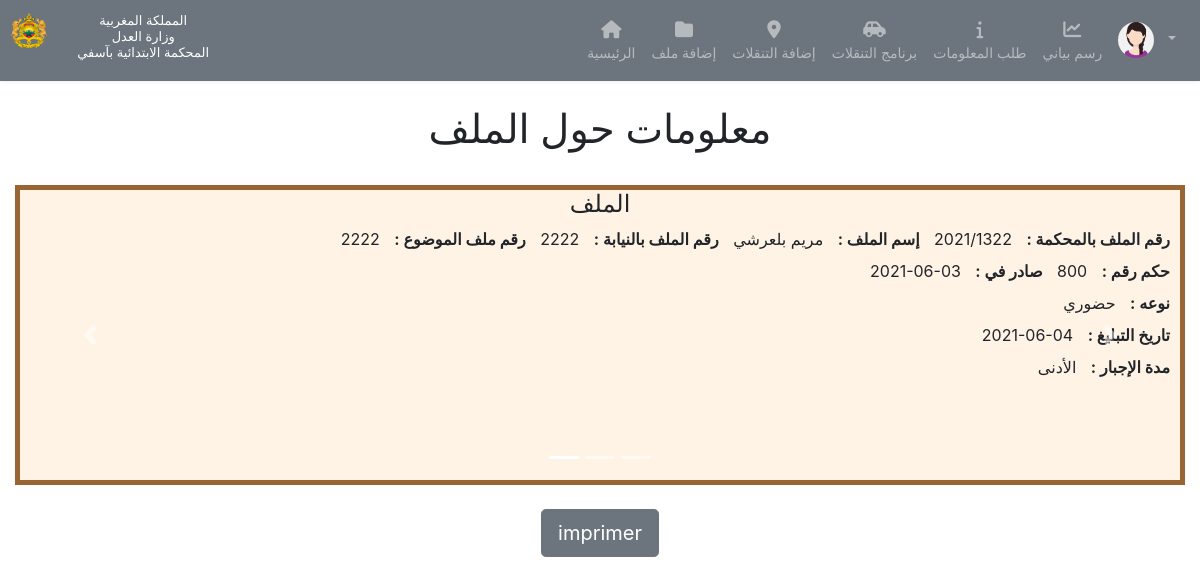
The page /info_dossier.php?id=6 (signed in) on the database its author committed.
### tables this page shows
CREATE TABLE IF NOT EXISTS `user` (
  `MATRICULE` varchar(250) NOT NULL,
  `NOM` varchar(250) DEFAULT NULL,
  `PRENOM` varchar(250) DEFAULT NULL,
  `IMAGE` varchar(250) NOT NULL,
  `PROFIL` varchar(250) NOT NULL,
  `PASSWORD` varchar(250) DEFAULT NULL,
  PRIMARY KEY (`MATRICULE`)
);

CREATE TABLE IF NOT EXISTS `dossier` (
  `ID_DOS` int(11) NOT NULL AUTO_INCREMENT,
  `CIN` varchar(250) NOT NULL,
  `MATRICULE` varchar(250) NOT NULL,
  `NUM_DOS__TRIBUNAL` varchar(250) DEFAULT NULL,
  `NOM_DOS` varchar(250) NOT NULL,
  `NUM_DOS_SUJET` varchar(250) DEFAULT NULL,
  `NUM_DOS_NB` varchar(250) DEFAULT NULL,
  `NUM_JUGE` varchar(250) DEFAULT NULL,
  `DATE_JUGE` date DEFAULT NULL,
  `TYPE` varchar(250) DEFAULT NULL,
  `DATE_NOTIF` date DEFAULT NULL,
  `PERIODE_CONTRAINTE` varchar(250) DEFAULT NULL,
  `SOMME_TOTAL` decimal(8,0) DEFAULT NULL,
  PRIMARY KEY (`ID_DOS`),
  KEY `FK_ASSOCIATION_4` (`MATRICULE`),
  KEY `FK_ASSOCIATION_9` (`CIN`)
);

### info_dossier.php (the view, shortened to what this page needs)
<?php session_start();
$serveur="localhost";
          $login="root";
          $pass="";
          try{
            $connexion = new PDO("mysql:host=$serveur;dbname=dossier",$login,$pass,array(PDO::MYSQL_ATTR_INIT_COMMAND => 'SET NAMES utf8'));
            $connexion->setattribute(PDO::ATTR_ERRMODE,PDO::ERRMODE_EXCEPTION);
      if (isset($_SESSION['mat'])) {
          $mat=$_SESSION['mat'];
            $r0=$connexion->prepare("
                  SELECT NOM,PRENOM,IMAGE FROM USER WHERE MATRICULE='$mat'");
            $r0->execute();
            $r0=$r0->fetchall();
     }else{
          exit("Echec") ;
      }
?>
<!DOCTYPE html>
<html>
<head>
  <link rel="stylesheet" type="text/css" href="css/stylenav.css">
  <link rel="stylesheet" type="text/css" href="bootstrap-4.3.1-dist/css/bootstrap.min.css">
</head>
<body>
<nav class="navbar navbar-expand-xl navbar-dark">
  <a class="navbar-brand" >
      <div class="form-row">
      <img src="image/icone.svg" width="30" height="30" class="d-inline-block align-top">&nbsp; &nbsp;
        <div style="text-align: center; font-size: 13px; line-height: 1%; margin-top: 7px; color: white;">
          <p>المملكة المغربية </p>
          <p>وزارة العدل</p>
          <p>المحكمة الابتدائية بآسفي</p>
        </div>
      </div>
    </a>
  <div id="navbarCollapse" class="collapse navbar-collapse justify-content-start">
    <div class="navbar-nav ml-auto">
      <a href="profiluser.php" class="nav-item nav-link"><i class="fa fa-home"></i><span>الرئيسية</span></a>
      <a href="AjouteDos.php" class="nav-item nav-link"><i class="fa fa-folder"></i><span>إضافة ملف</span></a>
      <a href="AjouteTransfert.php" class="nav-item nav-link"><i class="fas fa-map-marker-alt"></i><span>إضافة التنقلات</span></a>
      <a href="Progtransfert.php" class="nav-item nav-link"><i class="fas fa-car-side"></i><span>برنامج التنقلات</span></a>
      <a href="Demandeinfo.php" class="nav-item nav-link"><i class="fa fa-info"></i><span>طلب المعلومات</span></a>
      <a href="graphe.php" class="nav-item nav-link"><i class="fa fa-line-chart"></i><span>رسم بياني</span></a>
      <div class="nav-item dropdown">
        <a href="#" data-toggle="dropdown" class="nav-item nav-link dropdown-toggle user-action"><img src="<?php echo $r0[0][2]; ?>" class="avatar" alt="Avatar"></a>
      </div>
    </div>
  </div>
</nav>
<br>
    <?php
          $id=$_SESSION['id'];
            $requete1=$connexion->prepare("
              SELECT CIN, NUM_DOS__TRIBUNAL, NOM_DOS,NUM_DOS_SUJET, NUM_DOS_NB, NUM_JUGE, DATE_JUGE, TYPE, DATE_NOTIF, PERIODE_CONTRAINTE, SOMME_TOTAL FROM dossier WHERE ID_DOS=$id ");
            $requete1->execute();
            $requete1=$requete1->fetchall();
    ?>
  <center><h1>معلومات حول الملف</h1></center>
  <br>
  <div id="carouselExampleIndicators"  class="carousel slide col align-self-center" data-ride="carousel">
    <ol class="carousel-indicators">
      <li data-target="#carouselExampleIndicators" data-slide-to="0" class="active"></li>
      <li data-target="#carouselExampleIndicators" data-slide-to="1"></li>
      <li data-target="#carouselExampleIndicators" data-slide-to="2"></li>
    </ol>
    <div class="carousel-inner" >
      <div class="carousel-item active">
        <div style="background-color:#fff3e6;" id="border" dir="rtl" lang="ar">
          <center><h4>الملف</h4></center>
          <strong><label>رقم الملف بالمحكمة :</label></strong>
          <label><?php echo $requete1[0][1]; ?></label>
          <strong><label>إسم الملف :</label></strong>
          <label><?php echo $requete1[0][2]; ?></label>
          <strong><label>رقم الملف بالنيابة :</label></strong>
          <label><?php echo $requete1[0][4]; ?></label>
          <strong><label>رقم ملف الموضوع :</label></strong>
          <label><?php echo $requete1[0][3]; ?></label><br>
          <strong><label>حكم رقم :</label></strong>
          <label><?php echo $requete1[0][5]; ?></label>
          <strong><label>صادر في :</label></strong>
          <label><?php echo $requete1[0][6]; ?></label><br>
          <strong><label>نوعه :</label></strong>
          <label><?php echo $requete1[0][7]; ?></label><br>
          <strong><label>تاريخ التبليغ :</label></strong>
          <label><?php echo $requete1[0][8]; ?></label><br>
          <strong><label>مدة الإجبار :</label></strong>
          <label><?php echo $requete1[0][9]; ?></label><br>
        </div>
      </div>
    </div>
    <a class="carousel-control-prev" href="#carouselExampleIndicators" role="button" data-slide="prev">
      <span class="carousel-control-prev-icon" aria-hidden="true"></span>
    </a>
    <a class="carousel-control-next" href="#carouselExampleIndicators" role="button" data-slide="next">
      <span class="carousel-control-next-icon" aria-hidden="true"></span>
    </a>
  </div><br>
  <center><button id="btnPrint" class="btn btn-secondary btn-lg" onclick="imprimer()">imprimer</button></center>
      <?php
      }
      catch(PDOEXEPTION $e){
        echo'echec:'.$e->get_message();
      }
    ?>
</body>
</html>

### css/stylenav.css (style rules this page uses)
.navbar { color: #fff; background: #6c757d !important; padding: 5px 16px; border-radius: 0; border: none; box-shadow: 0 0 4px rgba(0,0,0,.1); }
.navbar img { border-radius: 50%; width: 36px; height: 36px; margin-right: 10px; }
.navbar .navbar-brand { color: #efe5ff; padding-left: 0; padding-right: 50px; font-size: 24px; }
.navbar .nav-item i { font-size: 18px; }
.navbar .nav-item span { position: relative; top: 3px; }
.navbar .navbar-nav > a { color: #efe5ff; padding: 8px 15px; font-size: 14px; }
.navbar .navbar-nav > a > i { display: block; text-align: center; }
.navbar .navbar-nav .user-action { padding: 9px 15px; font-size: 15px; }

### info_dossier.php (style rules this page uses)
#border { border: 5px solid #996633; height: 300px ; text-align: right; }
label { margin-right: 10px; }

### rows shown on the page
user: IMAGE (picture)
dossier: NUM_DOS__TRIBUNAL "2021/1322", NOM_DOS "مريم بلعرشي", NUM_DOS_NB "2222", NUM_DOS_SUJET "2222", NUM_JUGE "800", DATE_JUGE "2021-06-03", TYPE "حضوري", DATE_NOTIF "2021-06-04", PERIODE_CONTRAINTE "الأدنى"
